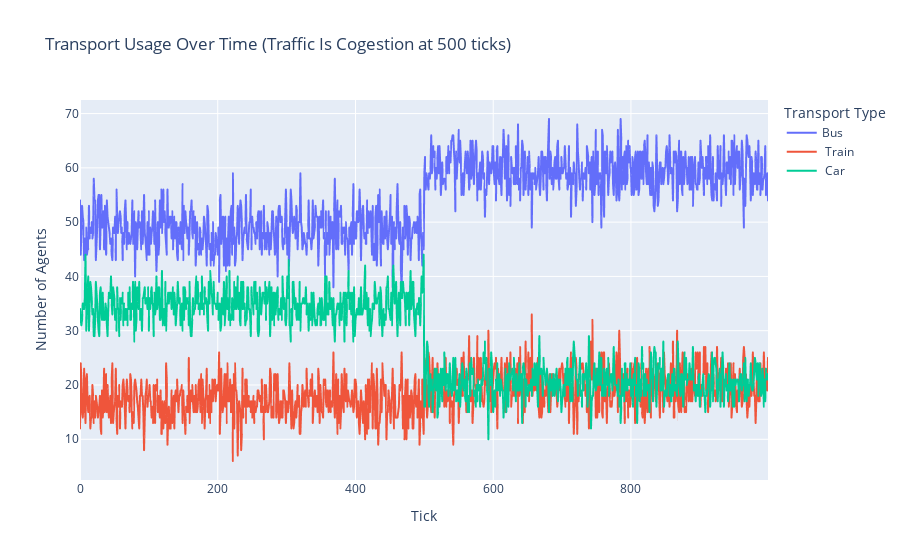

Notebook code cell kept with this figure:
### Code cell
import pandas as pd
import plotly.express as px
import os

df = pd.read_csv('./NetLogo Model/outputs.csv')

# Create the line chart using Plotly
fig = px.line(df, 
              title='Transport Usage Over Time (Traffic Is Cogestion at 500 ticks)', 
              labels={'value': 'Number of Agents', 'variable': 'Transport Type'})

# Update layout for better readability
fig.update_layout(xaxis_title='Tick', yaxis_title='Number of Agents')

# Save visualisation image in folder visualisations
os.makedirs("travel/visualisations", exist_ok=True)
fig.write_image("travel/visualisations/transport_usage.png")

#Optionally show the figure
fig.show()

### Figure 1 — Plotly figure (JSON) as saved in the notebook; plotly's stock layout.template omitted (floating-point values rounded to 4 significant figures; data arrays with more than 128 entries replaced by an {"elided": "..."} marker saying what was removed)
{"data": [{"hovertemplate": "Transport Type=Bus <br>index=%{x}<br>Number of Agents=%{y}<extra></extra>", "legendgroup": "Bus ", "line": {"color": "#636efa", "dash": "solid"}, "marker": {"symbol": "circle"}, "mode": "lines", "name": "Bus ", "showlegend": true, "type": "scattergl", "x": {"elided": "1000 int values"}, "xaxis": "x", "y": {"elided": "1000 int values"}, "yaxis": "y"}, {"hovertemplate": "Transport Type= Train <br>index=%{x}<br>Number of Agents=%{y}<extra></extra>", "legendgroup": " Train ", "line": {"color": "#EF553B", "dash": "solid"}, "marker": {"symbol": "circle"}, "mode": "lines", "name": " Train ", "showlegend": true, "type": "scattergl", "x": {"elided": "1000 int values"}, "xaxis": "x", "y": {"elided": "1000 int values"}, "yaxis": "y"}, {"hovertemplate": "Transport Type= Car<br>index=%{x}<br>Number of Agents=%{y}<extra></extra>", "legendgroup": " Car", "line": {"color": "#00cc96", "dash": "solid"}, "marker": {"symbol": "circle"}, "mode": "lines", "name": " Car", "showlegend": true, "type": "scattergl", "x": {"elided": "1000 int values"}, "xaxis": "x", "y": {"elided": "1000 int values"}, "yaxis": "y"}], "layout": {"legend": {"title": {"text": "Transport Type"}, "tracegroupgap": 0}, "title": {"text": "Transport Usage Over Time (Traffic Is Cogestion at 500 ticks)"}, "xaxis": {"anchor": "y", "domain": [0, 1], "title": {"text": "Tick"}}, "yaxis": {"anchor": "x", "domain": [0, 1], "title": {"text": "Number of Agents"}}}}
